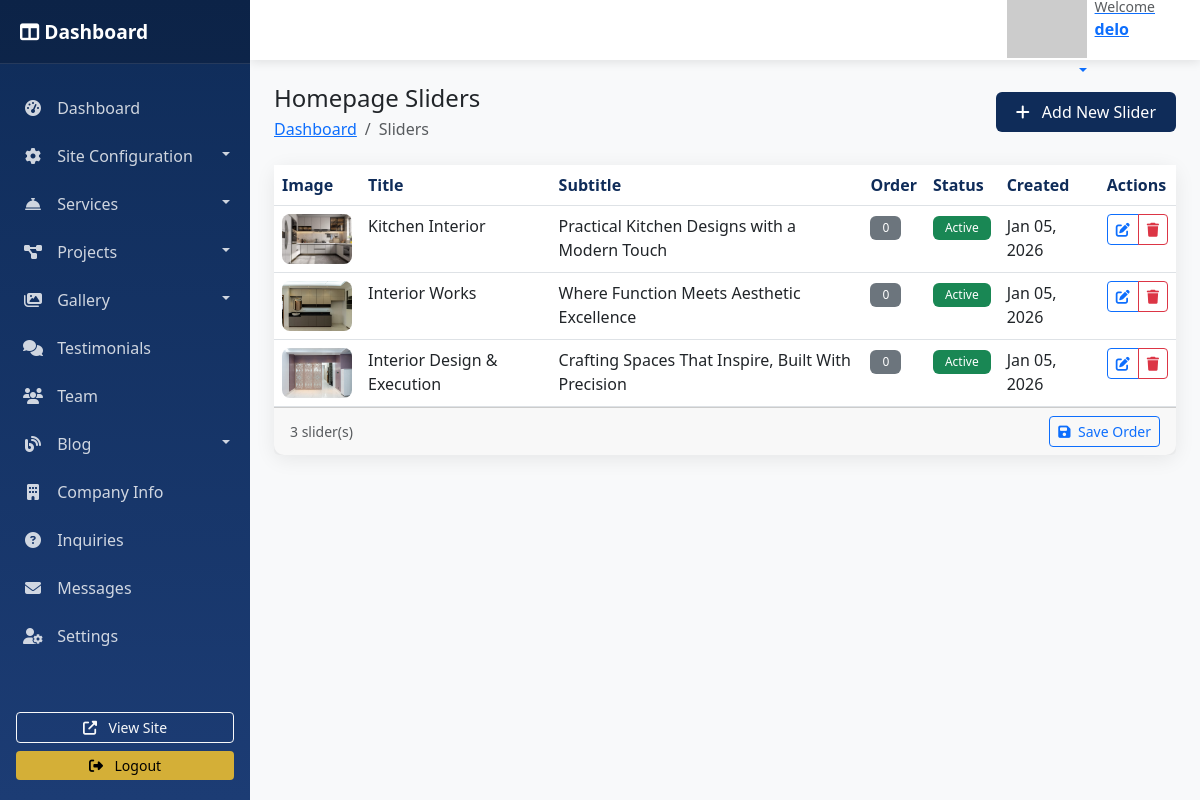
Page /dashboard/sliders/ (signed in) on the committed database.
### arch_design/models.py (models this page shows, shortened)
class TimeStampedModel(models.Model):
    created_at = models.DateTimeField(auto_now_add=True)
    updated_at = models.DateTimeField(auto_now=True)
    class Meta:
        abstract = True

class HomePageSlider(TimeStampedModel):
    title = models.CharField(max_length=200)
    subtitle = models.CharField(max_length=300, blank=True, null=True)
    image = models.ImageField(upload_to='sliders/')
    button_text = models.CharField(max_length=50, default="View Projects")
    button_link = models.CharField(max_length=200, default="/projects")
    is_active = models.BooleanField(default=True)
    display_order = models.PositiveIntegerField(default=0)
    class Meta:
        ordering = ['display_order', '-created_at']
        verbose_name = "Home Page Slider"
        verbose_name_plural = "Home Page Sliders"

### dashboard/views.py (the view)
# urls.py: path('sliders/', views.slider_list, name='slider_list'),
@login_required
@user_passes_test(is_staff_user)
def slider_list(request):
    sliders = HomePageSlider.objects.all().order_by('display_order', '-created_at')
    return render(request, 'dashboard/sliders/list.html', {'sliders': sliders})

### arch_design/context_processors.py (called while the page is built)
def site_config(request):
    try:
        config = SiteConfiguration.objects.first()
        return {
            'site_config': config,
        }
    except:
        return {
            'site_config': None,
        }

### dashboard/views.py (called while the page is built)
def is_staff_user(user):
    return user.is_staff or user.is_superuser

### arch_design/templates/dashboard/sliders/list.html (shortened to what this page needs)
{% extends 'dashboard/base.html' %}
{% load static %}
{% block page_title %}Homepage Sliders{% endblock %}
{% block breadcrumb %}
<li class="breadcrumb-item active">Sliders</li>
{% endblock %}
{% block page_actions %}
<a href="{% url 'slider_create' %}" class="btn btn-primary">
    <i class="fas fa-plus me-2"></i> Add New Slider
</a>
{% endblock %}
{% block content %}
<div class="card dashboard-card">
    <div class="card-body p-0">
        {% if sliders %}
        <div class="table-responsive">
            <table class="table table-hover mb-0">
                <thead>
                    <tr>
                        <th width="80">Image</th>
                        <th>Title</th>
                        <th>Subtitle</th>
                        <th>Order</th>
                        <th>Status</th>
                        <th>Created</th>
                        <th>Actions</th>
                    </tr>
                </thead>
                <tbody id="sortable-list">
                    {% for slider in sliders %}
                    <tr data-id="{{ slider.id }}">
                        <td>
                            {% if slider.image %}
                            <img src="{{ slider.image.url }}" alt="{{ slider.title }}"
                                 class="image-thumb" style="width: 70px; height: 50px;">
                            {% else %}
                            <div class="image-thumb bg-light d-flex align-items-center justify-content-center"
                                 style="width: 70px; height: 50px;">
                                <i class="fas fa-image text-muted"></i>
                            </div>
                            {% endif %}
                        </td>
                        <td>{{ slider.title }}</td>
                        <td>{{ slider.subtitle|truncatechars:50|default:"-" }}</td>
                        <td>
                            <span class="badge bg-secondary">{{ slider.display_order }}</span>
                        </td>
                        <td>
                            {% if slider.is_active %}
                            <span class="badge bg-success">Active</span>
                            {% else %}
                            <span class="badge bg-secondary">Inactive</span>
                            {% endif %}
                        </td>
                        <td>{{ slider.created_at|date:"M d, Y" }}</td>
                        <td>
                            <div class="btn-group btn-group-sm">
                                <a href="{% url 'slider_edit' slider.pk %}" class="btn btn-outline-primary">
                                    <i class="fas fa-edit"></i>
                                </a>
                                <a href="{% url 'slider_delete' slider.pk %}" class="btn btn-outline-danger">
                                    <i class="fas fa-trash"></i>
                                </a>
                            </div>
                        </td>
                    </tr>
                    {% endfor %}
                </tbody>
            </table>
        </div>
        <div class="card-footer">
            <div class="d-flex justify-content-between align-items-center">
                <div>
                    <small class="text-muted">{{ sliders.count }} slider(s)</small>
                </div>
                <div>
                    <button type="button" id="save-order" class="btn btn-sm btn-outline-primary">
                        <i class="fas fa-save me-1"></i> Save Order
                    </button>
                </div>
            </div>
        </div>
        {% endif %}
    </div>
</div>
{% endblock %}
{% block extra_js %}
<link rel="stylesheet" href="https://code.jquery.com/ui/1.13.0/themes/base/jquery-ui.css">
{% endblock %}

### arch_design/templates/dashboard/base.html (shortened to what this page needs)
<!DOCTYPE html>
<html lang="en">
<head>
    <link href="https://cdn.jsdelivr.net/npm/bootstrap@5.3.0/dist/css/bootstrap.min.css" rel="stylesheet">
    <link rel="stylesheet" href="https://cdnjs.cloudflare.com/ajax/libs/font-awesome/6.4.0/css/all.min.css">
    <link href="https://cdn.jsdelivr.net/npm/select2@4.1.0-rc.0/dist/css/select2.min.css" rel="stylesheet" />
</head>
<body>
    <div id="wrapper">
        <nav id="sidebar">
            <div class="sidebar-header">
                <h3>
                    <i class="fas fa-columns"></i> Dashboard
                </h3>
            </div>
            <ul class="list-unstyled components">
                <li class="{% if request.resolver_match.url_name == 'dashboard_home' %}active{% endif %}">
                    <a href="{% url 'dashboard_home' %}">
                        <i class="fas fa-tachometer-alt"></i> Dashboard
                    </a>
                </li>
                <li>
                    <a href="#siteSubmenu" data-bs-toggle="collapse" aria-expanded="false" class="dropdown-toggle">
                        <i class="fas fa-cog"></i> Site Configuration
                    </a>
                </li>
                <li>
                    <a href="#servicesSubmenu" data-bs-toggle="collapse" aria-expanded="false" class="dropdown-toggle">
                        <i class="fas fa-concierge-bell"></i> Services
                    </a>
                </li>
                <li>
                    <a href="#projectsSubmenu" data-bs-toggle="collapse" aria-expanded="false" class="dropdown-toggle">
                        <i class="fas fa-project-diagram"></i> Projects
                    </a>
                </li>
                <li>
                    <a href="#gallerySubmenu" data-bs-toggle="collapse" aria-expanded="false" class="dropdown-toggle">
                        <i class="fas fa-images"></i> Gallery
                    </a>
                </li>
                <li>
                    <a href="{% url 'testimonial_list' %}">
                        <i class="fas fa-comments"></i> Testimonials
                    </a>
                </li>
                <li>
                    <a href="{% url 'team_list' %}">
                        <i class="fas fa-users"></i> Team
                    </a>
                </li>
                <li>
                    <a href="#blogSubmenu" data-bs-toggle="collapse" aria-expanded="false" class="dropdown-toggle">
                        <i class="fas fa-blog"></i> Blog
                    </a>
                </li>
                <li>
                    <a href="{% url 'company_info_list' %}">
                        <i class="fas fa-building"></i> Company Info
                    </a>
                </li>
                <li>
                    <a href="{% url 'inquiry_list' %}">
                        <i class="fas fa-question-circle"></i> Inquiries
                    </a>
                </li>
                <li>
                    <a href="{% url 'contact_message_list' %}">
                        <i class="fas fa-envelope"></i> Messages
                    </a>
                </li>
                <li>
                    <a href="{% url 'dashboard_settings' %}">
                        <i class="fas fa-user-cog"></i> Settings
                    </a>
                </li>
            </ul>
            <div class="mt-auto p-3">
                <div class="d-grid gap-2">
                    <a href="{% url 'home' %}" target="_blank" class="btn btn-outline-light btn-sm">
                        <i class="fas fa-external-link-alt me-2"></i> View Site
                    </a>
                    <a href="{% url 'dashboard_logout' %}" class="btn btn-warning btn-sm">
                        <i class="fas fa-sign-out-alt me-2"></i> Logout
                    </a>
                </div>
            </div>
        </nav>
        <div id="content">
            <nav class="navbar navbar-expand-lg">
                <div class="container-fluid">
                    <div class="ms-auto">
                        <div class="dropdown">
                            <button class="btn btn-link dropdown-toggle" type="button" data-bs-toggle="dropdown">
                                <div class="d-flex align-items-center">
                                    <img src="https://ui-avatars.com/api/?name={{ request.user.get_full_name|default:request.user.username }}&background=0F2C59&color=fff" alt="User" class="me-2">
                                    <div class="text-start">
                                        <small class="text-muted d-block">Welcome</small>
                                        <strong>{{ request.user.get_full_name|default:request.user.username }}</strong>
                                    </div>
                                </div>
                            </button>
                        </div>
                    </div>
                </div>
            </nav>
            <div class="container-fluid p-4">
                <div class="d-flex justify-content-between align-items-center mb-4">
                    <div>
                        <h2 class="h4 mb-1">{% block page_title %}{% endblock %}</h2>
                        <nav aria-label="breadcrumb">
                            <ol class="breadcrumb mb-0">
                                <li class="breadcrumb-item"><a href="{% url 'dashboard_home' %}">Dashboard</a></li>
                                {% block breadcrumb %}{% endblock %}
                            </ol>
                        </nav>
                    </div>
                    <div>
                        {% block page_actions %}{% endblock %}
                    </div>
                </div>
                {% block content %}{% endblock %}
            </div>
        </div>
    </div>
    {% block extra_js %}{% endblock %}
</body>
</html>

### arch_design/templates/dashboard/base.html (style rules this page uses)
:root { --primary-color: #0F2C59; --secondary-color: #1C3C74; --accent-color: #D4AF37; --sidebar-width: 250px; --header-height: 60px; }
body { font-family: 'Segoe UI', Tahoma, Geneva, Verdana, sans-serif; background-color: #f8f9fa; }
#wrapper { display: flex; }
#sidebar { width: var(--sidebar-width); min-height: 100vh; background: linear-gradient(180deg, var(--primary-color), var(--secondary-color)); color: white; position: fixed; transition: all 0.3s; z-index: 1000; overflow-y: auto; }
#sidebar .sidebar-header { padding: 20px; background: rgba(0, 0, 0, 0.2); border-bottom: 1px solid rgba(255, 255, 255, 0.1); }
#sidebar .sidebar-header h3 { font-size: 1.2rem; margin: 0; font-weight: 600; }
#sidebar ul.components { padding: 20px 0; }
#sidebar ul li { padding: 0; }
#sidebar ul li a { padding: 12px 20px; color: rgba(255, 255, 255, 0.8); text-decoration: none; display: block; border-left: 3px solid transparent; transition: all 0.3s; }
#sidebar ul li a i { margin-right: 10px; width: 20px; text-align: center; }
#sidebar .dropdown-toggle::after { float: right; margin-top: 8px; }
#content { width: calc(100% - var(--sidebar-width)); margin-left: var(--sidebar-width); transition: all 0.3s; }
.navbar { background: white; box-shadow: 0 2px 10px rgba(0, 0, 0, 0.1); height: var(--header-height); padding: 0 20px; }
.dashboard-card { border-radius: 10px; border: none; box-shadow: 0 4px 20px rgba(0, 0, 0, 0.08); transition: transform 0.3s; }
.table th { font-weight: 600; color: var(--primary-color); border-top: none; }
.badge { padding: 6px 12px; font-weight: 500; }
.btn-primary { background: var(--primary-color); border: none; padding: 8px 20px; font-weight: 500; }
.btn-warning { background: var(--accent-color); color: #000; border: none; }
.image-thumb { width: 100px; height: 100px; object-fit: cover; border-radius: 8px; cursor: pointer; transition: transform 0.3s; }

### arch_design/templates/dashboard/sliders/list.html (style rules this page uses)
tbody tr { cursor: move; }

### rows in the picture
HomePageSlider: image (picture), title "Kitchen Interior", subtitle "Practical Kitchen Designs with a Modern Touch", display_order "0", is_active "Active", created_at "Jan 05, 2026"
HomePageSlider: image (picture), title "Interior Works", subtitle "Where Function Meets Aesthetic Excellence", display_order "0", is_active "Active", created_at "Jan 05, 2026"
HomePageSlider: image (picture), title "Interior Design & Execution", subtitle "Crafting Spaces That Inspire, Built With Precision", display_order "0", is_active "Active", created_at "Jan 05, 2026"

### other values in the picture
{{ request.user.get_full_name|default:request.user.username }} "delo"
{{ sliders.count }} "3"
